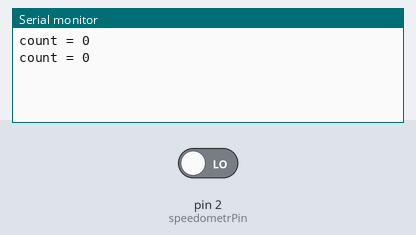
Simulated run of this sketch. Board: Arduino Uno, built with avr-gcc and run on an emulated ATmega328P. Shown: the last lines printed to the serial monitor. The test bench sets the inputs (shaded band); at power-on: pin 2 (speedometrPin) LOW.

Above: at 1.2 s.
1.3 s: pin 2 (speedometrPin) driven HIGH
At 2.6 s:
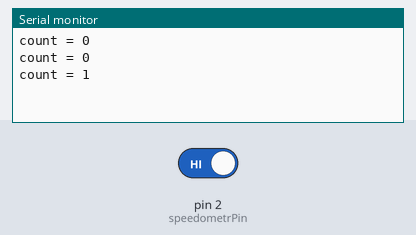
2.8 s: pin 2 (speedometrPin) driven LOW
At 3.8 s:
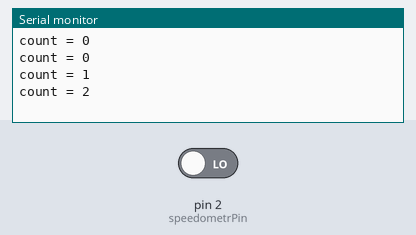
Timing chart, 0 to 5.8 s (numbered marks = the images above; inputs shaded):
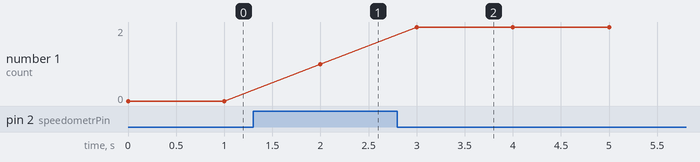

Measured:
- after the input at 1.3 s, the serial monitor: prints a new line after 0.70 s (image 1)
- after the input at 2.8 s, the serial monitor: prints a new line after 0.20 s (image 2)
- plotted number 1: 0 → 1 after the input at 1.3 s, 1 → 2 after the input at 2.8 s

The sketch:

SpeedSensor.ino
```cpp
/*
 * счётчик скорости
 */

// пин для аналогового счётчика скорости
const int analogSpeedPin = A0;

// пин для цифрового счётчика скорости
const int speedometrPin = 2;

static int count = 0;

void setup() {
  Serial.begin(9600);
  pinMode(speedometrPin, INPUT);
  //прерывание спидометра по фронту импульса
  attachInterrupt(
    digitalPinToInterrupt(speedometrPin),
    speedometr, CHANGE
  );
}

// the loop function runs over and over again forever
void loop() {
  Serial.print("count = ");
  Serial.println(count, DEC);
  delay(1000);
}

/**
 * измеряем частоту на входе спидометра по прерыванию
 */
void speedometr() {
  static int lastVal = 0;
  int val = digitalRead(speedometrPin);
  if (val != lastVal) {
    count++;
    lastVal = val;
  }
/*
  int anal = analogRead(analogSpeedPin);
  int digit = digitalRead(speedometrPin);
  Serial.print("digit = ");
  Serial.print(digit, BIN);
  Serial.print("; anal = ");
  Serial.println(anal, DEC);
*/
  delay(10);
}
```
